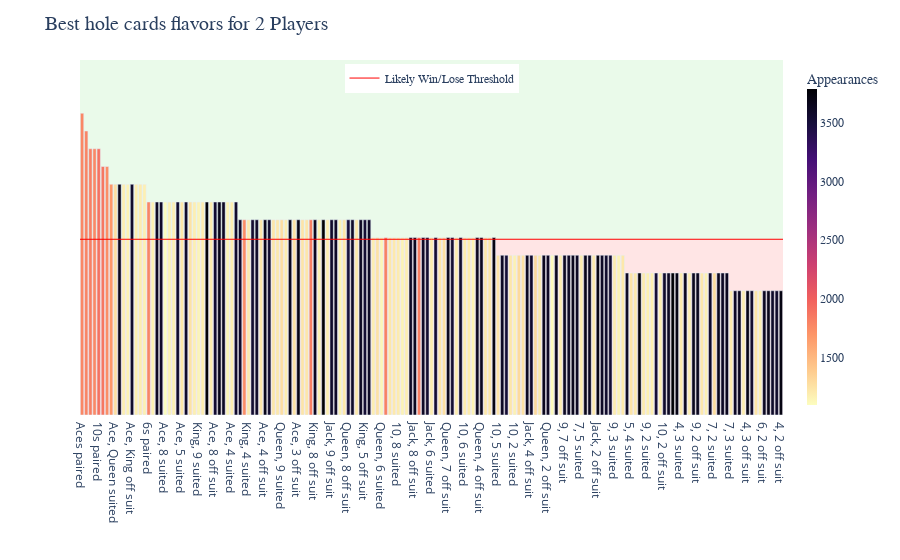
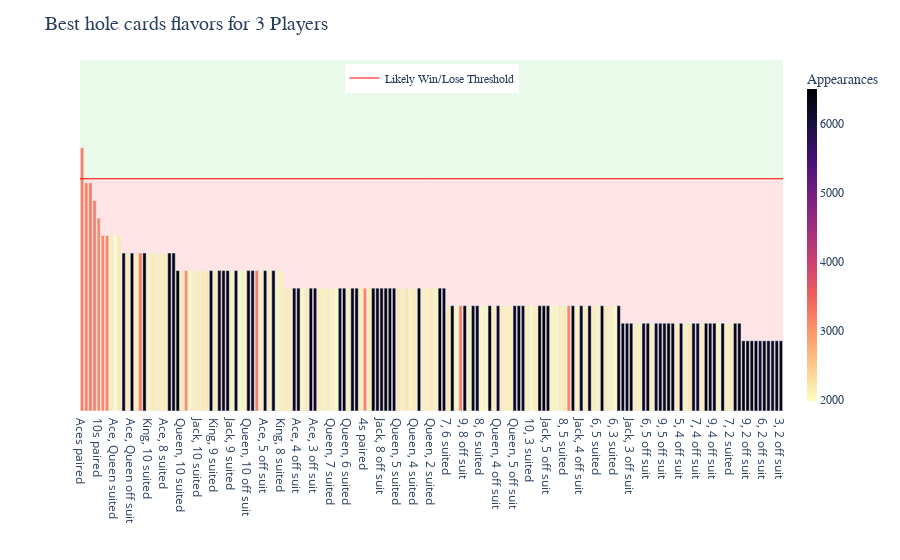
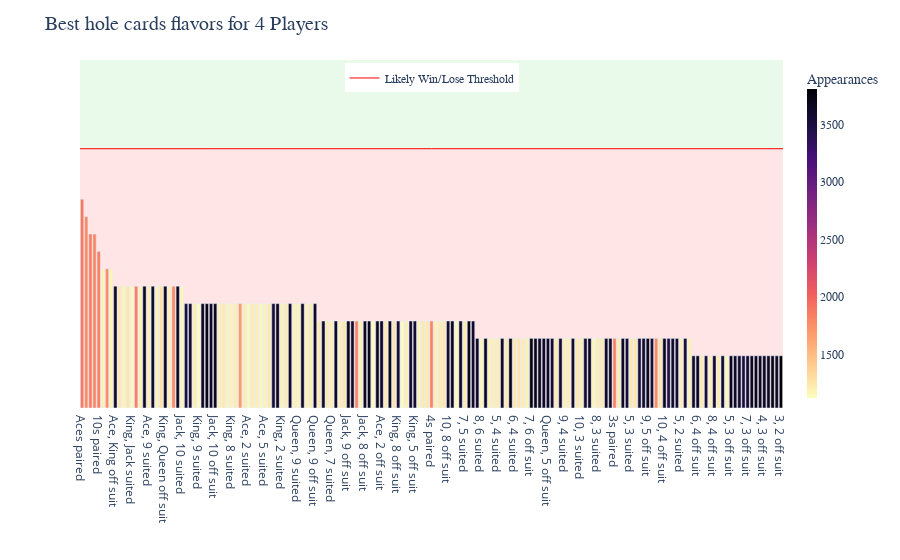
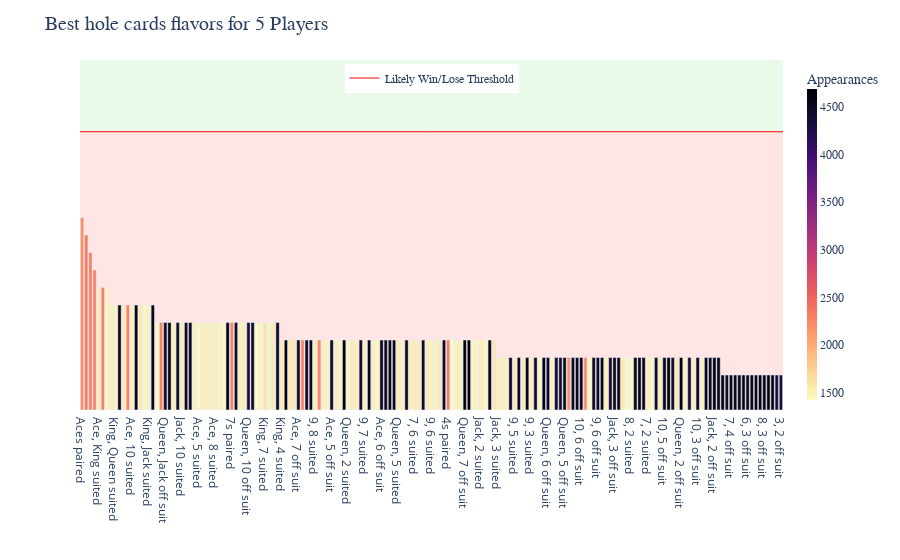

The notebook cell saved with these charts, in order:
### Code cell
import importlib
import plotly.figure_factory as ff
import src.plot_data
importlib.reload(src.plot_data)

from src.plot_data import plot_data

for players in [*range(2, 11)]:
    plot_data(show_plot=True, n_players_to_plot=players)

### Figure 1 — Plotly figure (JSON) as saved in the notebook; plotly's stock layout.template omitted (floating-point values rounded to 4 significant figures; data arrays with more than 128 entries replaced by an {"elided": "..."} marker saying what was removed)
{"data": [{"alignmentgroup": "True", "customdata": {"elided": "169x1 float values"}, "hovertemplate": "hole cards flavor=%{x}<br>win ratio rounded down to nearest 5%=%{y:.0%}<br>win ratio=%{customdata[0]:.2%}<br>appearances=%{marker.color}<extra></extra>", "legendgroup": "", "marker": {"color": {"elided": "169 int values"}, "coloraxis": "coloraxis", "pattern": {"shape": ""}}, "name": "", "offsetgroup": "", "orientation": "v", "showlegend": false, "textposition": "auto", "type": "bar", "x": {"elided": "169 str values"}, "xaxis": "x", "y": {"elided": "169 float values"}, "yaxis": "y"}, {"line": {"color": "red", "width": 1}, "mode": "lines", "name": "Likely Win/Lose Threshold", "showlegend": true, "type": "scatter", "x": [null], "y": [null]}], "layout": {"barmode": "relative", "coloraxis": {"colorbar": {"thickness": 10, "tickfont": {"family": "monospace", "size": 12}, "title": {"font": {"family": "sans-serif", "size": 14}, "text": "Appearances"}}, "colorscale": [[0, "#fcfdbf"], [0.1111, "#feca8d"], [0.2222, "#fd9668"], [0.3333, "#f1605d"], [0.4444, "#cd4071"], [0.5556, "#9e2f7f"], [0.6667, "#721f81"], [0.7778, "#440f76"], [0.8889, "#180f3d"], [1, "#000004"]]}, "legend": {"font": {"family": "sans-serif", "size": 12}, "tracegroupgap": 0, "x": 0.5, "xanchor": "center", "y": 0.99, "yanchor": "top"}, "margin": {"t": 60}, "plot_bgcolor": "white", "shapes": [{"line": {"color": "red", "width": 1}, "type": "line", "x0": 0, "x1": 1, "xref": "paper", "y0": 0.495, "y1": 0.495, "yref": "y"}, {"fillcolor": "limegreen", "layer": "below", "line": {"width": 0}, "opacity": 0.1, "type": "rect", "x0": 0, "x1": 1, "xref": "paper", "y0": 0.495, "y1": 1, "yref": "y"}, {"fillcolor": "red", "layer": "below", "line": {"width": 0}, "opacity": 0.1, "type": "rect", "x0": 0, "x1": 1, "xref": "paper", "y0": 0, "y1": 0.495, "yref": "y"}], "title": {"font": {"family": "serif", "size": 20}, "text": "Best hole cards flavors for 2 Players"}, "xaxis": {"anchor": "y", "domain": [0, 1], "showgrid": false, "title": {"text": ""}}, "yaxis": {"anchor": "x", "domain": [0, 1], "range": [0, 1], "showgrid": false, "showticklabels": false, "title": {"text": ""}}}}

### Figure 2 — Plotly figure (JSON) as saved in the notebook; plotly's stock layout.template omitted (floating-point values rounded to 4 significant figures; data arrays with more than 128 entries replaced by an {"elided": "..."} marker saying what was removed)
{"data": [{"alignmentgroup": "True", "customdata": {"elided": "169x1 float values"}, "hovertemplate": "hole cards flavor=%{x}<br>win ratio rounded down to nearest 5%=%{y:.0%}<br>win ratio=%{customdata[0]:.2%}<br>appearances=%{marker.color}<extra></extra>", "legendgroup": "", "marker": {"color": {"elided": "169 int values"}, "coloraxis": "coloraxis", "pattern": {"shape": ""}}, "name": "", "offsetgroup": "", "orientation": "v", "showlegend": false, "textposition": "auto", "type": "bar", "x": {"elided": "169 str values"}, "xaxis": "x", "y": {"elided": "169 float values"}, "yaxis": "y"}, {"line": {"color": "red", "width": 1}, "mode": "lines", "name": "Likely Win/Lose Threshold", "showlegend": true, "type": "scatter", "x": [null], "y": [null]}], "layout": {"barmode": "relative", "coloraxis": {"colorbar": {"thickness": 10, "tickfont": {"family": "monospace", "size": 12}, "title": {"font": {"family": "sans-serif", "size": 14}, "text": "Appearances"}}, "colorscale": [[0, "#fcfdbf"], [0.1111, "#feca8d"], [0.2222, "#fd9668"], [0.3333, "#f1605d"], [0.4444, "#cd4071"], [0.5556, "#9e2f7f"], [0.6667, "#721f81"], [0.7778, "#440f76"], [0.8889, "#180f3d"], [1, "#000004"]]}, "legend": {"font": {"family": "sans-serif", "size": 12}, "tracegroupgap": 0, "x": 0.5, "xanchor": "center", "y": 0.99, "yanchor": "top"}, "margin": {"t": 60}, "plot_bgcolor": "white", "shapes": [{"line": {"color": "red", "width": 1}, "type": "line", "x0": 0, "x1": 1, "xref": "paper", "y0": 0.6617, "y1": 0.6617, "yref": "y"}, {"fillcolor": "limegreen", "layer": "below", "line": {"width": 0}, "opacity": 0.1, "type": "rect", "x0": 0, "x1": 1, "xref": "paper", "y0": 0.6617, "y1": 1, "yref": "y"}, {"fillcolor": "red", "layer": "below", "line": {"width": 0}, "opacity": 0.1, "type": "rect", "x0": 0, "x1": 1, "xref": "paper", "y0": 0, "y1": 0.6617, "yref": "y"}], "title": {"font": {"family": "serif", "size": 20}, "text": "Best hole cards flavors for 3 Players"}, "xaxis": {"anchor": "y", "domain": [0, 1], "showgrid": false, "title": {"text": ""}}, "yaxis": {"anchor": "x", "domain": [0, 1], "range": [0, 1], "showgrid": false, "showticklabels": false, "title": {"text": ""}}}}

### Figure 3 — Plotly figure (JSON) as saved in the notebook; plotly's stock layout.template omitted (floating-point values rounded to 4 significant figures; data arrays with more than 128 entries replaced by an {"elided": "..."} marker saying what was removed)
{"data": [{"alignmentgroup": "True", "customdata": {"elided": "169x1 float values"}, "hovertemplate": "hole cards flavor=%{x}<br>win ratio rounded down to nearest 5%=%{y:.0%}<br>win ratio=%{customdata[0]:.2%}<br>appearances=%{marker.color}<extra></extra>", "legendgroup": "", "marker": {"color": {"elided": "169 int values"}, "coloraxis": "coloraxis", "pattern": {"shape": ""}}, "name": "", "offsetgroup": "", "orientation": "v", "showlegend": false, "textposition": "auto", "type": "bar", "x": {"elided": "169 str values"}, "xaxis": "x", "y": {"elided": "169 float values"}, "yaxis": "y"}, {"line": {"color": "red", "width": 1}, "mode": "lines", "name": "Likely Win/Lose Threshold", "showlegend": true, "type": "scatter", "x": [null], "y": [null]}], "layout": {"barmode": "relative", "coloraxis": {"colorbar": {"thickness": 10, "tickfont": {"family": "monospace", "size": 12}, "title": {"font": {"family": "sans-serif", "size": 14}, "text": "Appearances"}}, "colorscale": [[0, "#fcfdbf"], [0.1111, "#feca8d"], [0.2222, "#fd9668"], [0.3333, "#f1605d"], [0.4444, "#cd4071"], [0.5556, "#9e2f7f"], [0.6667, "#721f81"], [0.7778, "#440f76"], [0.8889, "#180f3d"], [1, "#000004"]]}, "legend": {"font": {"family": "sans-serif", "size": 12}, "tracegroupgap": 0, "x": 0.5, "xanchor": "center", "y": 0.99, "yanchor": "top"}, "margin": {"t": 60}, "plot_bgcolor": "white", "shapes": [{"line": {"color": "red", "width": 1}, "type": "line", "x0": 0, "x1": 1, "xref": "paper", "y0": 0.745, "y1": 0.745, "yref": "y"}, {"fillcolor": "limegreen", "layer": "below", "line": {"width": 0}, "opacity": 0.1, "type": "rect", "x0": 0, "x1": 1, "xref": "paper", "y0": 0.745, "y1": 1, "yref": "y"}, {"fillcolor": "red", "layer": "below", "line": {"width": 0}, "opacity": 0.1, "type": "rect", "x0": 0, "x1": 1, "xref": "paper", "y0": 0, "y1": 0.745, "yref": "y"}], "title": {"font": {"family": "serif", "size": 20}, "text": "Best hole cards flavors for 4 Players"}, "xaxis": {"anchor": "y", "domain": [0, 1], "showgrid": false, "title": {"text": ""}}, "yaxis": {"anchor": "x", "domain": [0, 1], "range": [0, 1], "showgrid": false, "showticklabels": false, "title": {"text": ""}}}}

### Figure 4 — Plotly figure (JSON) as saved in the notebook; plotly's stock layout.template omitted (floating-point values rounded to 4 significant figures; data arrays with more than 128 entries replaced by an {"elided": "..."} marker saying what was removed)
{"data": [{"alignmentgroup": "True", "customdata": {"elided": "169x1 float values"}, "hovertemplate": "hole cards flavor=%{x}<br>win ratio rounded down to nearest 5%=%{y:.0%}<br>win ratio=%{customdata[0]:.2%}<br>appearances=%{marker.color}<extra></extra>", "legendgroup": "", "marker": {"color": {"elided": "169 int values"}, "coloraxis": "coloraxis", "pattern": {"shape": ""}}, "name": "", "offsetgroup": "", "orientation": "v", "showlegend": false, "textposition": "auto", "type": "bar", "x": {"elided": "169 str values"}, "xaxis": "x", "y": {"elided": "169 float values"}, "yaxis": "y"}, {"line": {"color": "red", "width": 1}, "mode": "lines", "name": "Likely Win/Lose Threshold", "showlegend": true, "type": "scatter", "x": [null], "y": [null]}], "layout": {"barmode": "relative", "coloraxis": {"colorbar": {"thickness": 10, "tickfont": {"family": "monospace", "size": 12}, "title": {"font": {"family": "sans-serif", "size": 14}, "text": "Appearances"}}, "colorscale": [[0, "#fcfdbf"], [0.1111, "#feca8d"], [0.2222, "#fd9668"], [0.3333, "#f1605d"], [0.4444, "#cd4071"], [0.5556, "#9e2f7f"], [0.6667, "#721f81"], [0.7778, "#440f76"], [0.8889, "#180f3d"], [1, "#000004"]]}, "legend": {"font": {"family": "sans-serif", "size": 12}, "tracegroupgap": 0, "x": 0.5, "xanchor": "center", "y": 0.99, "yanchor": "top"}, "margin": {"t": 60}, "plot_bgcolor": "white", "shapes": [{"line": {"color": "red", "width": 1}, "type": "line", "x0": 0, "x1": 1, "xref": "paper", "y0": 0.795, "y1": 0.795, "yref": "y"}, {"fillcolor": "limegreen", "layer": "below", "line": {"width": 0}, "opacity": 0.1, "type": "rect", "x0": 0, "x1": 1, "xref": "paper", "y0": 0.795, "y1": 1, "yref": "y"}, {"fillcolor": "red", "layer": "below", "line": {"width": 0}, "opacity": 0.1, "type": "rect", "x0": 0, "x1": 1, "xref": "paper", "y0": 0, "y1": 0.795, "yref": "y"}], "title": {"font": {"family": "serif", "size": 20}, "text": "Best hole cards flavors for 5 Players"}, "xaxis": {"anchor": "y", "domain": [0, 1], "showgrid": false, "title": {"text": ""}}, "yaxis": {"anchor": "x", "domain": [0, 1], "range": [0, 1], "showgrid": false, "showticklabels": false, "title": {"text": ""}}}}
